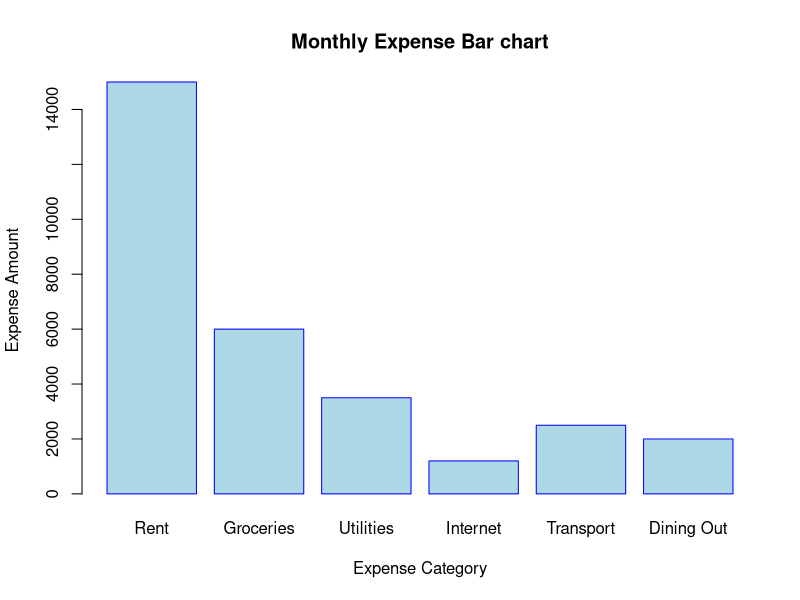

Reproduce this figure in R.
pdf("Monthly expense bar chart.pdf")

data <- read.csv("expense.csv")

barplot(
  height = data$expense,
  names.arg = data$expense_category,
  main = "Monthly Expense Bar chart",
  xlab = "Expense Category",
  ylab = "Expense Amount",
  col = "lightblue",
  border = "blue"
)
